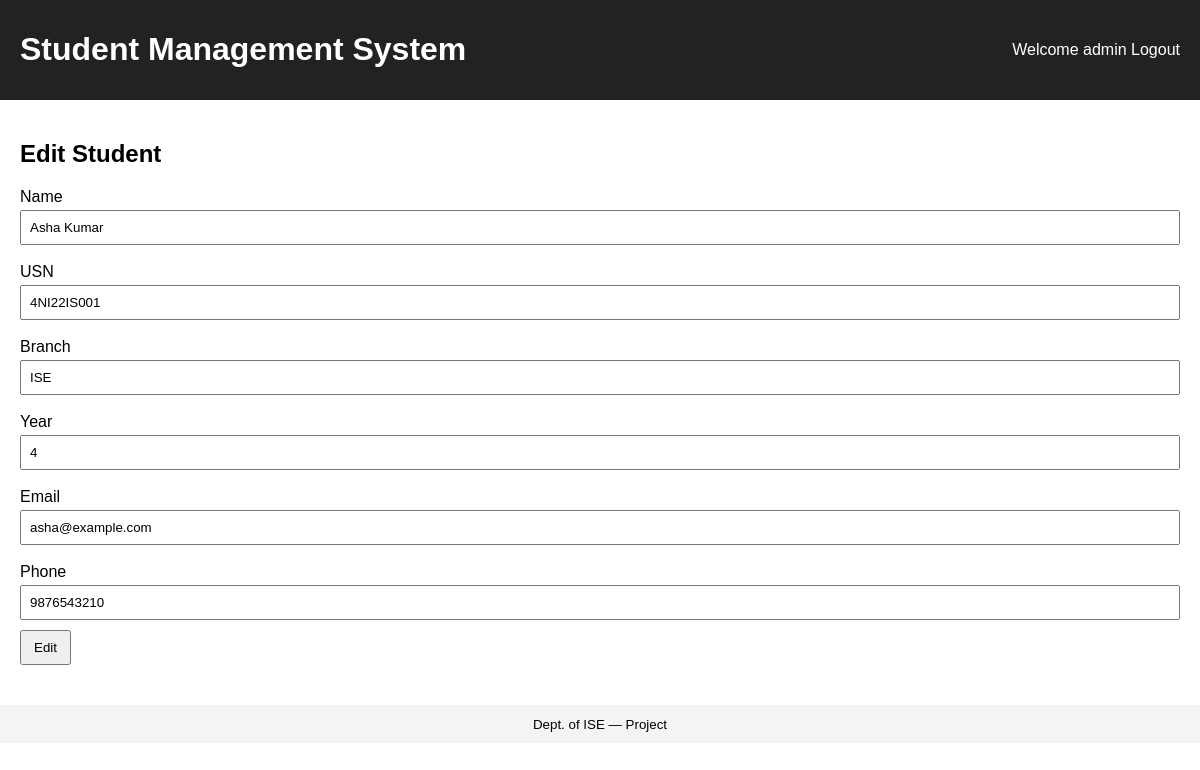
The page /student/edit/1 (signed in) on the database its author committed.
### models.py (models this page shows)
class Student(db.Model):
    id = db.Column(db.Integer, primary_key=True)
    name = db.Column(db.String(150), nullable=False)
    usn = db.Column(db.String(30), nullable=False, unique=True)
    branch = db.Column(db.String(50), nullable=False)
    year = db.Column(db.Integer, nullable=False)
    email = db.Column(db.String(120))
    phone = db.Column(db.String(20))
    created_at = db.Column(db.DateTime, default=datetime.utcnow)

### app.py (the view, shortened to what this page needs)
    @app.route('/student/edit/<int:sid>', methods=['GET', 'POST'])
    @login_required
    def edit_student(sid):
        s = Student.query.get_or_404(sid)
        return render_template('student_form.html', action='Edit', student=s)

### templates/student_form.html (shortened to what this page needs)
{% extends "base.html" %}
{% block content %}
<h2>{{ action }} Student</h2>
<form method="post">
  <label>Name</label>
  <input type="text" name="name" value="{{ student.name if student else '' }}" required>
  <label>USN</label>
  <input type="text" name="usn" value="{{ student.usn if student else '' }}" required>
  <label>Branch</label>
  <input type="text" name="branch" value="{{ student.branch if student else '' }}" required>
  <label>Year</label>
  <input type="number" name="year" value="{{ student.year if student else '' }}" min="1" max="8" required>
  <label>Email</label>
  <input type="email" name="email" value="{{ student.email if student else '' }}">
  <label>Phone</label>
  <input type="tel" name="phone" value="{{ student.phone if student else '' }}">
  <button type="submit">{{ action }}</button>
</form>
{% endblock %}

### static/css/style.css (style rules this page uses)
body { font-family: Arial, sans-serif; margin:0; padding:0; }
label { display:block; margin:8px 0 4px; }
input, select { padding:8px; width:100%; box-sizing:border-box; margin-bottom:10px; }
button { padding:8px 12px; }

### rows shown on the page
Student: name "Asha Kumar", usn "4NI22IS001", branch "ISE", year "4", email "asha@example.com", phone "9876543210"

### other values the page prints
{{ session.username }} "admin"
{{ action }} "Edit"
